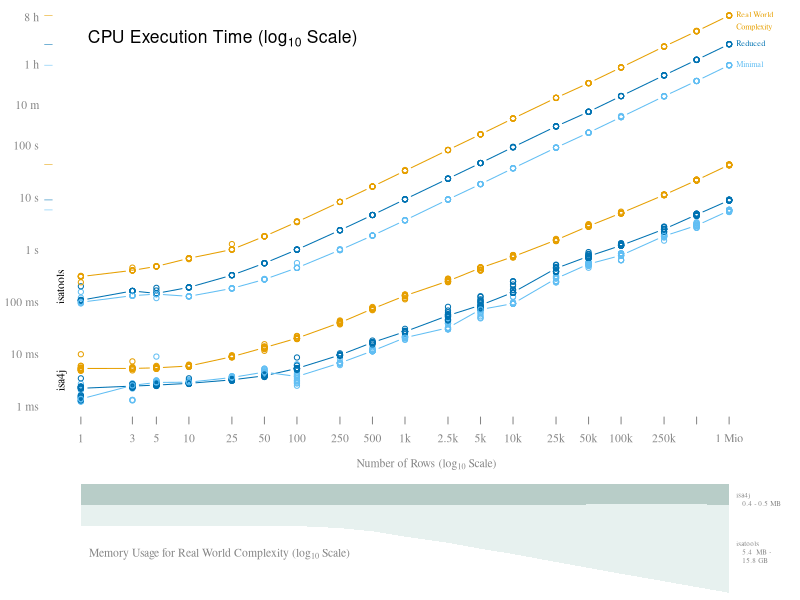

Here is the R script that generated this plot: (Note: this script raises an error after producing the figure.)
## ---- chunk 1
knitr::opts_chunk$set(echo = TRUE)
## ---- chunk 2
example = read.csv("isatab_examples/example_study_minimal.csv", sep="\t", check.names = F)
knitr::kable(example, format="markdown")
## ---- chunk 3
example = read.csv("isatab_examples/example_assay_minimal.csv", sep="\t", check.names = F)
knitr::kable(example, format="markdown")
## ---- chunk 4
example = read.csv("isatab_examples/example_study_reduced.csv", sep="\t", check.names = F)
knitr::kable(example, format="markdown")
## ---- chunk 5
example = read.csv("isatab_examples/example_assay_reduced.csv", sep="\t", check.names = F)
knitr::kable(example, format="markdown")
## ---- chunk 6
example = read.csv("isatab_examples/example_study_real_world.csv", sep="\t", check.names = F)
knitr::kable(example, format="markdown")
## ---- chunk 7
example = read.csv("isatab_examples/example_assay_real_world.csv", sep="\t", check.names = F)
knitr::kable(example, format="markdown")
## ---- chunk 8
data = read.csv("performance_data.csv")
data[data$memory.usage.in.mb == -1,]$memory.usage.in.mb = NA # Where RAM usage was not measured it was set to -1
data$time.in.ns.log = log(data$time.in.ns/1e+9, 10)
data$n.rows.log     = log(data$n.rows, 10)
data$memory.usage.in.kb.log = log(data$memory.usage.in.mb*1024, 10) # convert to KB so all transformed values are above 0
## ---- chunk 9
data$color = "black"
data[data$row.complexity == "real_world",]$color = "#e69f00"
data[data$row.complexity == "reduced",]$color = "#0072b2"
data[data$row.complexity == "minimal",]$color = "#61BEF3" #56B4E9
col.gray = "gray52"
col.green.dark = "#B8CDC8" #DBF3ED 
col.green.light = "#E7F1EF" #EEF8F6 

#pdf("figure.pdf", 6.92913, 3.4, colormodel="srgb")
par(family="serif", cex=0.7, mar=c(4.5,3.8,0,0), fig=c(0,1,0.2,1))
xlim = c(0, 6.4)
plot(data$time.in.ns.log ~ data$n.rows.log, xlim=xlim, col=data$color, axes=F, xlab=expression("Number of Rows (log"[10]~"Scale)"), ylab="", col.lab=col.gray)
axis(1, col=F, col.tick=col.gray, at=log(c(1,3,5,10,25,50,100,250,500,1000,2500,5000,10000,25000,50000,100000,250000,500000,1000000), 10), labels=c(1,3,5,10,25,50,100,250,500,"1k","2.5k","5k","10k","25k","50k","100k","250k","500k","1 Mio"), col.axis=col.gray)
axis(2, las=2, at=c(seq(-3,2), log(600,10), log(3600,10), log(28800,10)), labels=c("1 ms","10 ms", "100 ms", "1 s", "10 s", "100 s", "10 m", "1 h", "8 h"), col=F, col.axis=col.gray)

text(0, 4, expression("CPU Execution Time (log"[10]~"Scale)"), pos=4, cex=1.5, family="sans")
mtext("isatools", side=2, at=-0.7, line=-1, cex=0.7)
mtext("isa4j", side=2, at=-2.5, line=-1, cex=0.7)
mtext("|", side=2, at=max(data[data$platform == "isatools" & data$row.complexity == "real_world",]$time.in.ns.log), col="#e69f00", cex=0.5)
mtext("|", side=2, at=max(data[data$platform == "isatools" & data$row.complexity == "reduced",]$time.in.ns.log), col="#0072b2", cex=0.5)
mtext("|", side=2, at=max(data[data$platform == "isatools" & data$row.complexity == "minimal",]$time.in.ns.log), col="#61BEF3", cex=0.5)
mtext("|", side=2, at=max(data[data$platform == "isa4J" & data$row.complexity == "real_world",]$time.in.ns.log), col="#e69f00", cex=0.5)
mtext("|", side=2, at=max(data[data$platform == "isa4J" & data$row.complexity == "reduced",]$time.in.ns.log), col="#0072b2", cex=0.5)
mtext("|", side=2, at=max(data[data$platform == "isa4J" & data$row.complexity == "minimal",]$time.in.ns.log), col="#61BEF3", cex=0.5)

sub = data[data$row.complexity == "real_world" & data$platform == "isatools",]
t = tapply(sub$time.in.ns.log, sub$n.rows.log, FUN=median)
lines(as.numeric(names(t)), t, col="#e69f00", type="b")
text(max(sub$n.rows.log), max(sub$time.in.ns.log), "Real World", pos=4, col="#e69f00", cex=0.7)
text(max(sub$n.rows.log), max(sub$time.in.ns.log)-0.23, "Complexity", pos=4, col="#e69f00", cex=0.7)

sub = data[data$row.complexity == "reduced" & data$platform == "isatools",]
t = tapply(sub$time.in.ns.log, sub$n.rows.log, FUN=median)
lines(as.numeric(names(t)), t, col="#0072b2", type="b")
text(max(sub$n.rows.log), max(sub$time.in.ns.log), "Reduced", pos=4, col="#0072b2", cex=0.7)

sub = data[data$row.complexity == "minimal" & data$platform == "isatools",]
t = tapply(sub$time.in.ns.log, sub$n.rows.log, FUN=median)
lines(as.numeric(names(t)), t, col="#61BEF3", type="b")
text(max(sub$n.rows.log), max(sub$time.in.ns.log), "Minimal", pos=4, col="#61BEF3", cex=0.7)

sub = data[data$row.complexity == "real_world" & data$platform == "isa4J",]
t = tapply(sub$time.in.ns.log, sub$n.rows.log, FUN=median)
lines(as.numeric(names(t)), t, col="#e69f00", type="b")

sub = data[data$row.complexity == "reduced" & data$platform == "isa4J",]
t = tapply(sub$time.in.ns.log, sub$n.rows.log, FUN=median)
lines(as.numeric(names(t)), t, col="#0072b2", type="b")

sub = data[data$row.complexity == "minimal" & data$platform == "isa4J",]
t = tapply(sub$time.in.ns.log, sub$n.rows.log, FUN=median)
lines(as.numeric(names(t)), t, col="#61BEF3", type="b")

# Memory Plot
par(fig=c(0,1,0,0.2), mar=c(0.2,3.8,0,0), new=T)
memSub = data[data$row.complexity == "real_world",]

memSub.isatools = memSub[memSub$platform == "isatools",]
memSub.isa4J = memSub[memSub$platform == "isa4J",]

memSub.isatools.medians = aggregate(memSub.isatools$memory.usage.in.kb.log, by=list(memSub.isatools$n.rows), FUN=median)
memSub.isa4J.medians = aggregate(memSub.isa4J$memory.usage.in.kb.log, by=list(memSub.isa4J$n.rows), FUN=median)

plot(-memSub$memory.usage.in.kb.log ~ memSub$n.rows.log, type="n", axes=F, xlim=xlim, xlab="", ylab="")


polygon(
  c(log(memSub.isatools.medians$Group.1, 10), max(log(memSub.isatools.medians$Group.1, 10)), min(log(memSub.isatools.medians$Group.1, 10))),
  -c(memSub.isatools.medians$x, min(memSub$memory.usage.in.kb.log), min(memSub$memory.usage.in.kb.log) ),
  col=col.green.light, border=NA) #DBF3ED

polygon(
  c(log(memSub.isa4J.medians$Group.1, 10), max(log(memSub.isa4J.medians$Group.1, 10)), min(log(memSub.isa4J.medians$Group.1, 10))),
  -c(memSub.isa4J.medians$x, min(memSub$memory.usage.in.kb.log), min(memSub$memory.usage.in.kb.log) ),
  col=col.green.dark, border=NA) #A1D7CA

text(0.01, -5.3, expression("Memory Usage for Real World Complexity (log"[10]~"Scale)"), pos=4, col=col.gray)

#text(0, 0.4, "isa4J", pos=2, xpd=NA, col=col.gray, cex=0.8)
#text(0, -1.6, "isatools", pos=2, xpd=NA, col=col.gray, cex=0.8)

text(log(1000000,10), -2.5, paste("isa4j \n  ",round(10^min(memSub.isa4J.medians$x)/1024, 1), "-", round(10^max(memSub.isa4J.medians$x)/1024, 1),"MB"), pos=4, xpd=NA, col=col.gray, cex=0.6)

text(log(1000000,10), -5.3, paste("isatools \n  ", round(10^min(memSub.isatools.medians$x)/1024, 1), " MB -\n  ", round(10^max(memSub.isatools.medians$x)/1024/1024, 1),"GB"), pos=4, xpd=NA, col=col.gray, cex=0.6)

#dev.off()
## ---- chunk 10
sub = data[data$platform == "isatools" & data$n.rows >= 100,]
plot(sub$time.in.ns.log ~ sub$n.rows.log, col=sub$row.complexity, xlab=expression("log"[10]("Number of Rows")), ylab=expression("log"[10]("CPU Execution time [s]")))
model.isatools = lm(time.in.ns.log ~ n.rows.log + row.complexity, data=sub)
abline(model.isatools)
abline(model.isatools$coefficients[1]+model.isatools$coefficients[4], model.isatools$coefficients[2], col="green")
abline(model.isatools$coefficients[1]+model.isatools$coefficients[3], model.isatools$coefficients[2], col="red")
summary(model.isatools)
## ---- chunk 11
sub = data[data$platform == "isa4J" & data$n.rows >= 100,]
plot(sub$time.in.ns.log ~ sub$n.rows.log, col=sub$row.complexity, xlab=expression("log"[10]("Number of Rows")), ylab=expression("log"[10]("CPU Execution time [s]")))
model.isa4J = lm(time.in.ns.log ~ n.rows.log + row.complexity, data=sub)
abline(model.isa4J)
abline(model.isa4J$coefficients[1]+model.isa4J$coefficients[4], model.isa4J$coefficients[2], col="green")
abline(model.isa4J$coefficients[1]+model.isa4J$coefficients[3], model.isa4J$coefficients[2], col="red")
summary(model.isa4J)
## ---- chunk 12
sub = data[data$row.complexity == "real_world" & data$n.rows >= 100,]
plot(sub$time.in.ns.log ~ sub$n.rows.log, col=sub$row.complexity, xlab=expression("log"[10]("Number of Rows")), ylab=expression("log"[10]("CPU Execution time [s]")))
model.both = lm(time.in.ns.log ~ n.rows.log * platform, data=sub)
abline(model.both)
abline(model.both$coefficients[1]+model.both$coefficients[3], model.both$coefficients[2]+model.both$coefficients[4], col="red")
summary(model.both)
